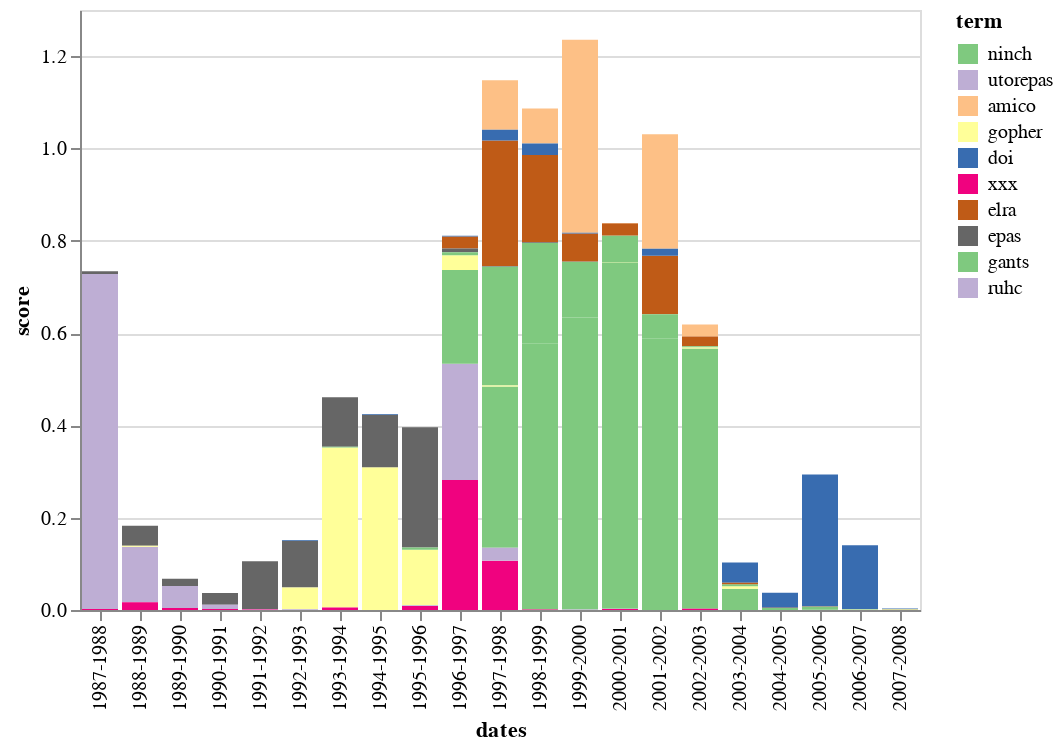

The notebook cell saved with this chart:
### Code cell
# Use Altair to plot top TFIDF terms for each volumn
alt.Chart(top_term).mark_bar().encode(
    x='dates',
    y='score',
    color=alt.Color('term', scale=alt.Scale(scheme='accent'), sort=alt.Sort()),
)

### Figure 1 — Vega-Lite specification as saved in the notebook (floating-point values rounded to 4 significant figures; data arrays with more than 128 entries replaced by an {"elided": "..."} marker saying what was removed)
{"config": {"view": {"continuousWidth": 400, "continuousHeight": 300}}, "data": {"name": "data-01f94ad131a8d222f1af2b4c8feb229d"}, "mark": "bar", "encoding": {"color": {"field": "term", "scale": {"scheme": "accent"}, "sort": {}, "type": "nominal"}, "x": {"field": "dates", "type": "nominal"}, "y": {"field": "score", "type": "quantitative"}}, "$schema": "https://vega.github.io/schema/vega-lite/v4.17.0.json", "datasets": {"data-01f94ad131a8d222f1af2b4c8feb229d": {"elided": "210 records"}}}
